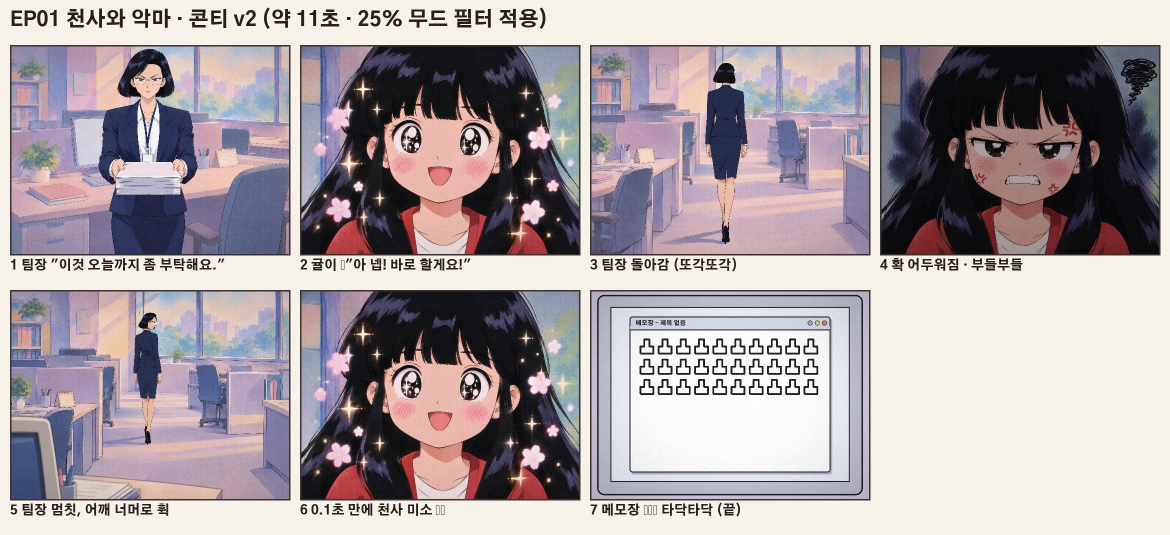
#> input picture ep01b/storyboard-v2.jpg, 2340 x 1070 px, given in place of 01-angel-clean.png, which was not available (shown at 1/2 size)
$ python build_c6.py out.png 1.0
#> lines starting #> are read from the running program, lines starting #| are printed output that depends on the picture; pictures that were not available may be replaced by others from this repository, and a replacement may not be noted
### tools/sfx_sound.py
"""만화 효과음 합성 (크레딧 0). 컷 영상에 바로 얹어 씀.
- sparkle: 천사 웃음 '반짝반짝' — 맑은 종소리 올라가는 아르페지오 2번 + 반짝이는 쉬머
- bloom: 꽃 피어날 때마다 한 음씩 올라가는 종소리
- rage: 정색 '빠직' — 쿵(낮은 충격) + 화르륵(불 솟는 바람) + 타닥 불티
- whoosh: '휙' 바람 가르는 소리 · ting: 안경 번쩍 '띵'
usage: python3 tools/sfx_sound.py sparkle out.wav   |   import sfx_sound as ss; ss.sparkle()
"""
import sys, wave
import numpy as np

SR = 44100
rng = np.random.default_rng(9)


def env(n, a=0.005, d=8.0):
    t = np.arange(n) / SR; return np.minimum(t / a, 1) * np.exp(-t * d)


def bell(f, dur=0.9, d=6.0, amp=0.3):
    n = int(dur * SR); t = np.arange(n) / SR
    s = sum(w * np.sin(2 * np.pi * f * r * t) for r, w in [(1, 1), (2.76, 0.45), (5.4, 0.25), (8.93, 0.12)])  # 종소리 배음
    return (s * env(n, 0.002, d) * amp).astype(np.float32)


def mix(parts, dur):
    o = np.zeros(int(dur * SR), np.float32)
    for at, s in parts:
        i = int(at * SR); o[i:i + len(s)] += s[:len(o) - i]
    return o


def lowpass(x, k): return np.convolve(x, np.ones(k) / k, 'same').astype(np.float32)


# [11 lines left out: function sparkle, not called in this run]


def bloom(times):
    """꽃 피어날 때마다 종소리 한 음씩 올라가며 + 반짝 쉬머 (times = 초)."""
    notes = [1568, 1760, 2093, 2349, 2637, 3136, 3520, 4186]
    parts = [(t, bell(notes[i % len(notes)], 0.8, 6, 0.16)) for i, t in enumerate(times)]
    n = int(1.2 * SR); tt = np.arange(n) / SR
    sh = rng.normal(0, 1, n) * (np.sin(2 * np.pi * 19 * tt) > 0.5) * np.exp(-tt * 3) * 0.05
    parts.append((times[0], (sh - lowpass(sh, 6)).astype(np.float32)))
    return np.clip(mix(parts, max(times) + 1.3), -1, 1)


# [13 lines left out: function rage, not called in this run]


def whoosh(dur=0.22):
    n = int(dur * SR); t = np.arange(n) / SR
    return (lowpass(rng.normal(0, 1, n), 12) * np.sin(np.pi * t / t[-1]) ** 2 * 0.9).astype(np.float32)


def ting():
    n = int(0.5 * SR); t = np.arange(n) / SR
    return ((np.sin(2 * np.pi * 2600 * t) + 0.5 * np.sin(2 * np.pi * 3900 * t)) * np.exp(-t * 9) * 0.25).astype(np.float32)


def save(path, x):
    with wave.open(path, 'w') as w:
        w.setnchannels(1); w.setsampwidth(2); w.setframerate(SR); w.writeframes((np.clip(x, -1, 1) * 32767).astype(np.int16).tobytes())


# [2 lines that do not run on import are left out]

### ep01b/build_c6.py
"""EP01 컷 6 (컷 2 에도 재사용): 0.1초 만에 천사 미소 — 흰 번쩍 1장 → 꽃이 하나씩 피어나며(빙글 커졌다 제자리) 반짝반짝
+ 금빛 반짝 + 꽃마다 한 음씩 올라가는 종소리. 크레딧 0.  그림: char/gyul/exp/01-angel-clean.png (꽃·반짝이 뺀 판)
usage: python3 ep01b/build_c6.py ep01b/c6-angel.mp4 [초]
"""
import math, subprocess, sys, tempfile
import numpy as np
import cv2
from PIL import Image, ImageDraw, ImageFont
sys.path.insert(0, 'tools'); import sfx_sound as ss

W, H, FPS = 1080, 810, 24
IMG = cv2.resize(cv2.imread('char/gyul/exp/01-angel-clean.png'), (W, H), interpolation=cv2.INTER_AREA)
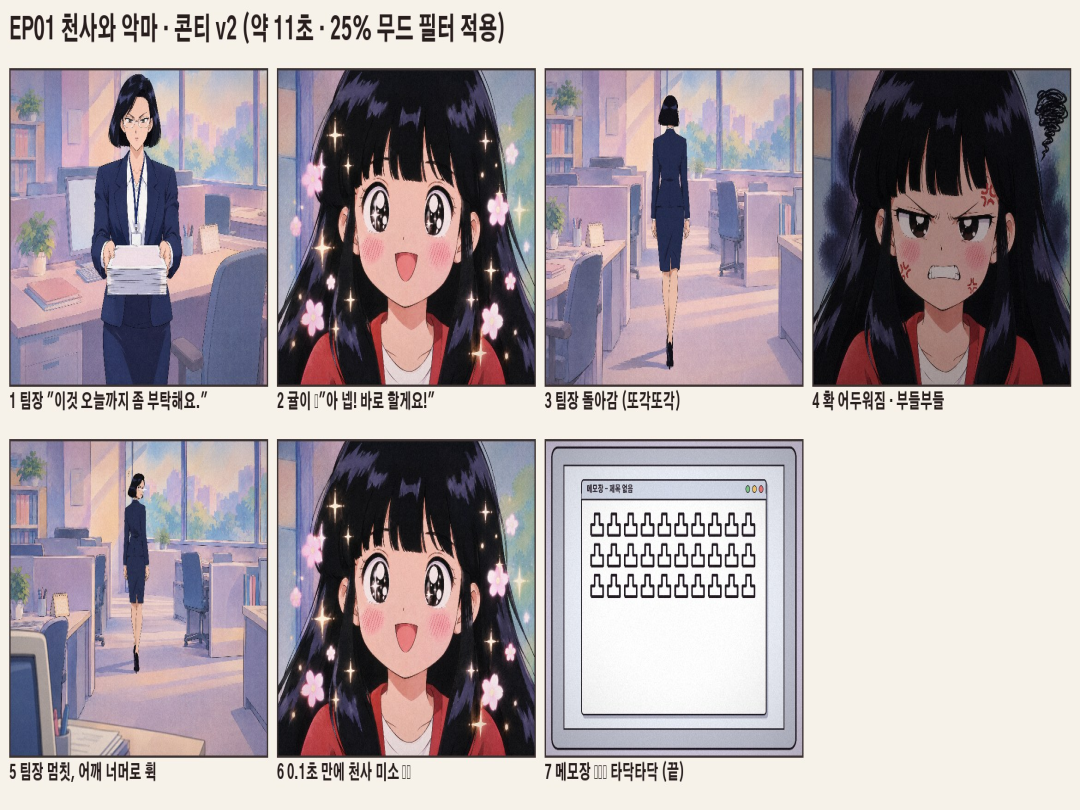
#> IMG: shape (810, 1080, 3); mean B, G, R 164.6, 160.6, 170.3
secs = float(sys.argv[2]) if len(sys.argv) > 2 else 1.6
# 꽃 (x, y, 반지름, 피는 프레임) — 얼굴 피해서 머리 둘레, 안쪽부터 바깥으로 차례로
FLOWERS = [(150, 275, 44, 2), (920, 350, 46, 4), (225, 545, 40, 6), (975, 210, 34, 8), (80, 400, 30, 10), (900, 620, 40, 12), (150, 630, 34, 14), (1040, 455, 26, 16)]
STARS = [(240, 165, 60, 0), (870, 175, 52, 1), (190, 455, 46, 2), (1005, 560, 56, 0), (320, 75, 38, 1), (820, 495, 42, 2), (60, 560, 38, 1), (990, 90, 38, 0)]
PINK, PINK2, INK, CORE = (215, 190, 255), (180, 140, 245), (120, 70, 170), (90, 200, 255)


def flower(fr, x, y, r, rot):
    if r < 3: return
    for i in range(5):  # 꽃잎 5장 (끝이 살짝 파인 벚꽃)
        a = rot + i * 2 * math.pi / 5; px, py = x + math.cos(a) * r * 0.55, y + math.sin(a) * r * 0.55
        cv2.ellipse(fr, (int(px), int(py)), (int(r * 0.55), int(r * 0.38)), math.degrees(a), 0, 360, PINK, -1, cv2.LINE_AA)
        cv2.ellipse(fr, (int(px), int(py)), (int(r * 0.55), int(r * 0.38)), math.degrees(a), 0, 360, INK, max(1, r // 18), cv2.LINE_AA)
    for i in range(5):  # 꽃잎 안쪽 진한 분홍
        a = rot + i * 2 * math.pi / 5
        cv2.ellipse(fr, (int(x + math.cos(a) * r * 0.32), int(y + math.sin(a) * r * 0.32)), (int(r * 0.22), int(r * 0.14)), math.degrees(a), 0, 360, PINK2, -1, cv2.LINE_AA)
    cv2.circle(fr, (int(x), int(y)), max(2, int(r * 0.16)), CORE, -1, cv2.LINE_AA)


def star(fr, x, y, L):
    """레퍼런스 같은 반짝: 세로로 긴 4갈래 별 + 따뜻한 금빛 번짐(글로우) + 흰 중심."""
    if L < 3: return
    lay = np.zeros(fr.shape[:2], np.float32); w = max(2, L // 6)
    for (dx, dy), ln in [((1, 0), L * 0.7), ((0, 1), L)]:  # 가로 짧게 · 세로 길게
        p = np.array([(x - dx * ln, y - dy * ln), (x + dy * w, y + dx * w), (x + dx * ln, y + dy * ln), (x - dy * w, y - dx * w)], np.int32)
        cv2.fillPoly(lay, [p], 1.0, cv2.LINE_AA)
    cv2.circle(lay, (x, y), max(2, L // 5), 1.0, -1, cv2.LINE_AA)
    glow = cv2.GaussianBlur(lay, (0, 0), L * 0.35) * 2.2 + cv2.GaussianBlur(lay, (0, 0), L * 0.1)
    g = np.clip(glow, 0, 1)[..., None]; c = np.clip(lay, 0, 1)[..., None]
    o = fr.astype(np.float32)
    o = o + g * np.array([90, 190, 255], np.float32) * 0.9      # 금빛 (BGR)
    o = o * (1 - c) + 255 * c                                   # 흰 중심
    fr[:] = np.clip(o, 0, 255).astype(np.uint8)


def sfx(fr, text, x, y, size, ang, t):
    sc = 1.35 if t < 2 else (1.1 if t < 4 else 1.0)
    f = ImageFont.truetype('tools/fonts/sfx-BlackHanSans.ttf', int(size * sc))
    im = Image.new('RGBA', (int(f.getlength(text)) + 60, int(size * sc * 1.6)), (0, 0, 0, 0))
    ImageDraw.Draw(im).text((30, 10), text, font=f, fill=(255, 255, 255, 255), stroke_width=int(size * sc * 0.09), stroke_fill=(20, 15, 20, 255))
    a = np.asarray(im.rotate(ang, expand=True, resample=Image.BICUBIC)).astype(np.float32)
    h, w = a.shape[:2]; x0, y0 = int(x - w / 2), int(y - h / 2); al = a[..., 3:4] / 255
    fr[y0:y0 + h, x0:x0 + w] = (fr[y0:y0 + h, x0:x0 + w] * (1 - al) + a[..., 2::-1] * al).astype(np.uint8)
    return fr


BLOOM = [0.0, 0.35, 0.7, 1.15, 1.0]  # 피는 크기 (12fps 로 한 단계씩)
tmp = tempfile.mkdtemp(); n = int(secs * FPS)
for f in range(n):
    if f == 0: fr = np.full_like(IMG, 255)                      # 흰 번쩍 1장 (확 바뀜)
    else:
        fr = IMG.copy(); k = f - f % 2                          # 12fps
        for x, y, r, st in FLOWERS:
            s = (k - st) // 2
            if s < 0: continue
            sc = BLOOM[min(s, len(BLOOM) - 1)]
            flower(fr, x, y, int(r * sc), 0.5 * max(0, 4 - s) + x * 0.01)   # 빙글 돌며 피고 멈춤
            if s == 2 or s == 3: star(fr, x + int(r * 0.9), y - int(r * 0.9), int(r * 0.7))  # 필 때 반짝
        for x, y, L, ph in STARS:
            s = [1.0, 0.6, 0.25][((f - 1) // 3 + ph) % 3]
            star(fr, x, y, int(L * s))
    cv2.imwrite(f'{tmp}/{f:05d}.jpg', fr, [cv2.IMWRITE_JPEG_QUALITY, 93])
#> this loop made 24 passes
#> pass 2, in star, `o = o + g * np.array([90, 190, 255], np.float32) * 0.9`:
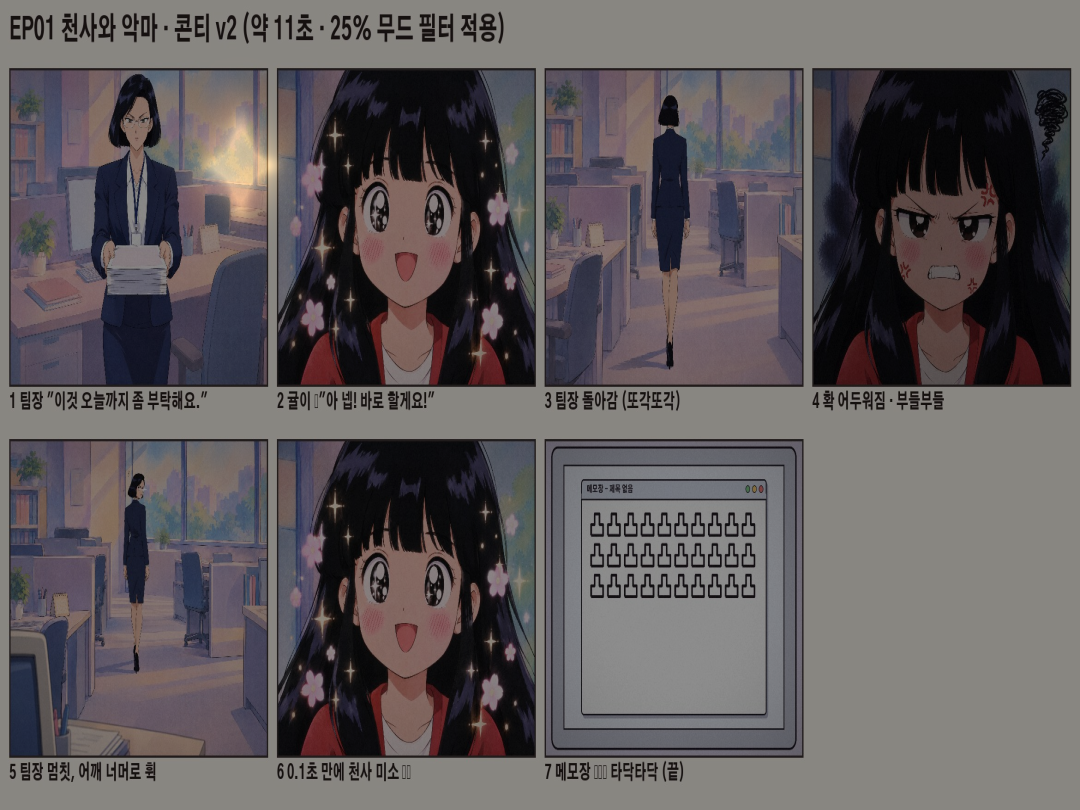
#> o: shape (810, 1080, 3) float32; mean B, G, R 165.2, 161.2, 171.7; drawn with min black and max white
#> after the loop:
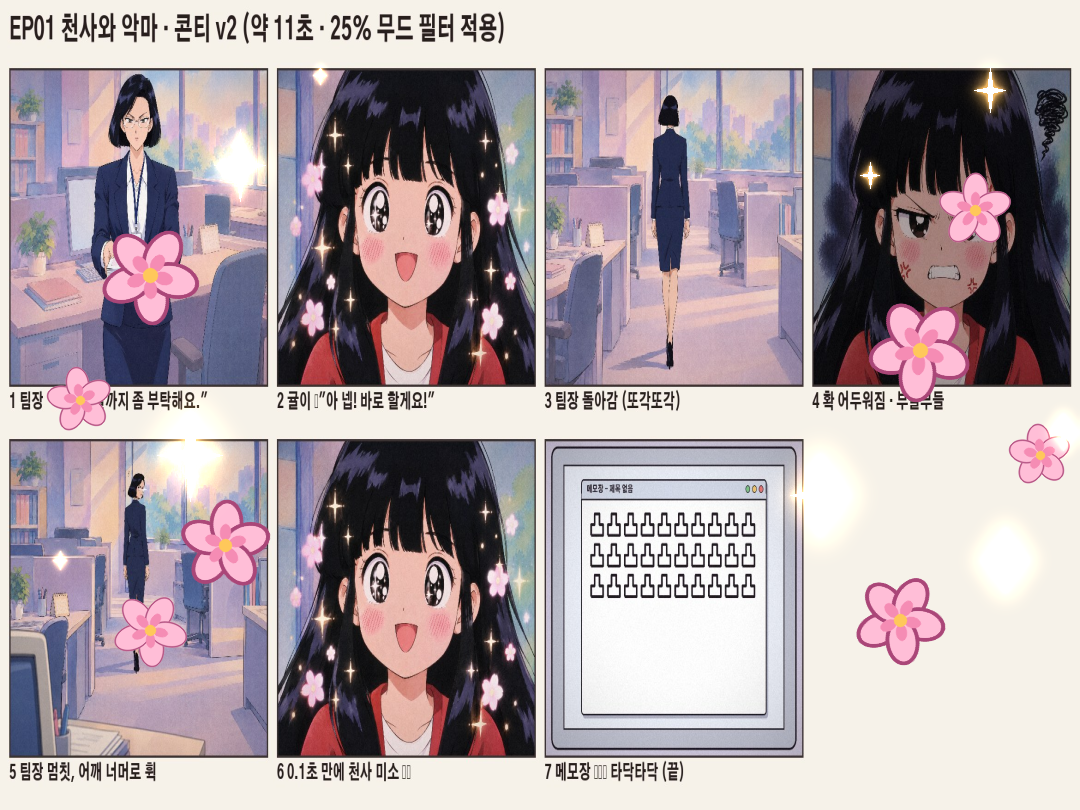
#> fr: shape (810, 1080, 3); mean B, G, R 166.4, 161.8, 174.1
ss.save(f'{tmp}/a.wav', ss.mix([(0, ss.bloom([(st + 4) / FPS for *_, st in FLOWERS]))], secs))
out = sys.argv[1] if len(sys.argv) > 1 else 'ep01b/c6-angel.mp4'
subprocess.run(['ffmpeg', '-y', '-v', 'error', '-framerate', str(FPS), '-i', f'{tmp}/%05d.jpg', '-i', f'{tmp}/a.wav',
                '-c:v', 'libx264', '-crf', '18', '-pix_fmt', 'yuv420p', '-c:a', 'aac', '-shortest', out], check=True)
#> (this line was passed over: subprocess is not available in this run)
print(out, secs, 's')
